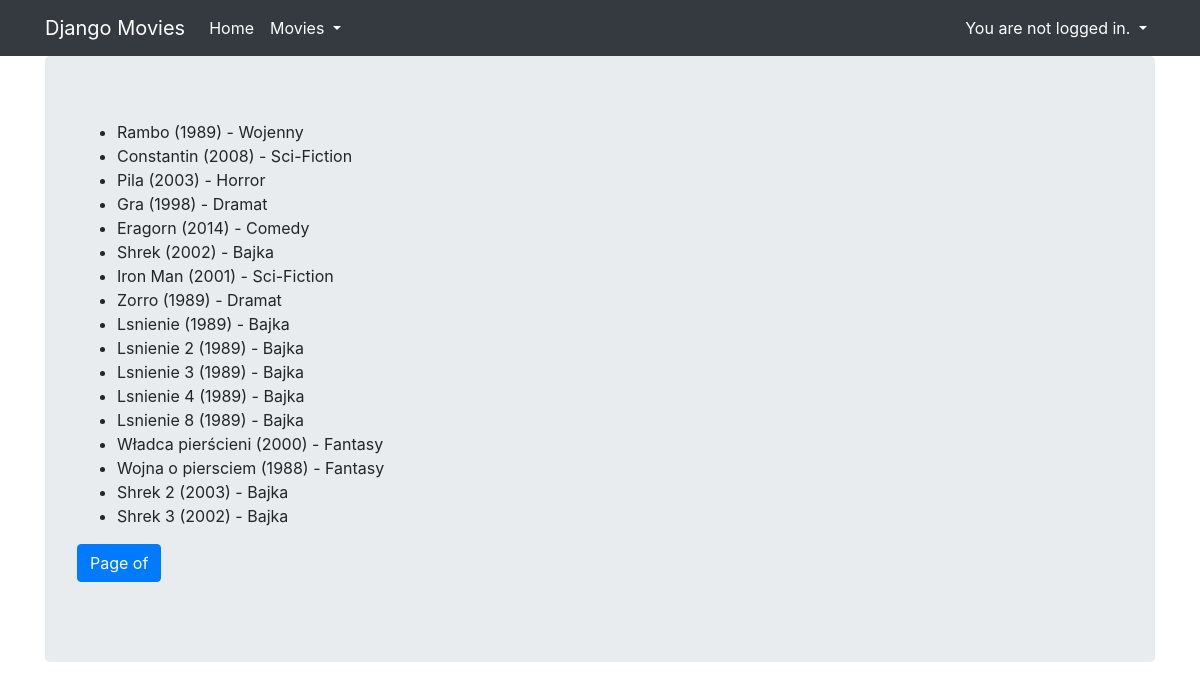
/, run on an earlier commit of the app's database.
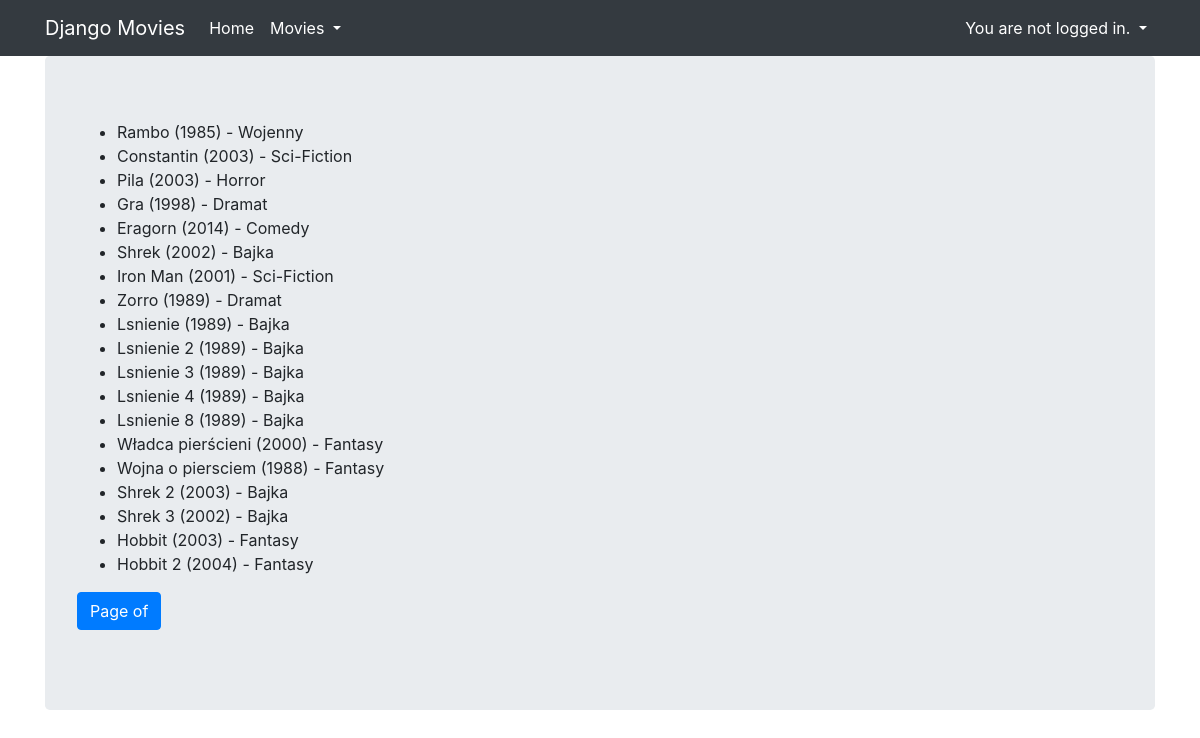
And on a later commit of the database.
### core/models.py (models this page shows, shortened)
class Movie(models.Model):
    title = models.CharField(max_length=100)
    rating = models.IntegerField(
        null=True, validators=[MaxValueValidator(10), MinValueValidator(1)]
    )
    released = models.DateField(null=True)
    description = models.TextField(null=True, blank=True)
    created = models.DateTimeField(auto_now_add=True)
    genre = models.ForeignKey(Genre, null=True, on_delete=models.SET_NULL)
    director = models.ForeignKey(Director, null=True, on_delete=models.SET_NULL)
    countries = models.ManyToManyField(Country, related_name='movies')
    class Meta:
        unique_together = ('title', 'released', 'director')

class Genre(models.Model):
    name = models.CharField(max_length=20, unique=True)
    age_limit = models.IntegerField(choices=AGE_LIMITS, null=True, blank=True)
    def __str__(self):
        return self.name

### django_movies/views.py (the view)
# urls.py: path('', IndexView.as_view(), name='index'),
class IndexView(MovieListView):
    template_name = 'index.html'

### core/templatetags/movie_extras.py (called while the page is built)
@register.simple_tag()
def movie_format(movie, short=False):
    if short:
        return f'{movie.title} ({movie.released.year})'
    return f'{movie.title} ({movie.released.year}) - {movie.genre}'

### django_movies/templates/index.html (shortened to what this page needs)
{% extends "base.html" %}
{% load movie_extras %}
{% block content %}
  <ul>
    {% for movie in object_list %}
      <li>{% movie_format movie %}</li>
    {% endfor %}
  </ul>
  <nav aria-label="Page navigation example">
    <ul class="pagination">
      <li class="page-item active">
        <a class="page-link" href="#">
          Page {{ page_obj.number }} of {{ page_obj.paginator.num_pages }}
        </a>
      </li>
    </ul>
  </nav>
{% endblock %}

What changed in the data, as far as the page shows it:
changed Movie: title+released+genre "Rambo (1989) - Wojenny" → "Rambo (1985) - Wojenny"
changed Movie: title+released+genre "Constantin (2008) - Sci-Fiction" → "Constantin (2003) - Sci-Fiction"
added Movie: title+released+genre "Hobbit (2003) - Fantasy"
added Movie: title+released+genre "Hobbit 2 (2004) - Fantasy"
